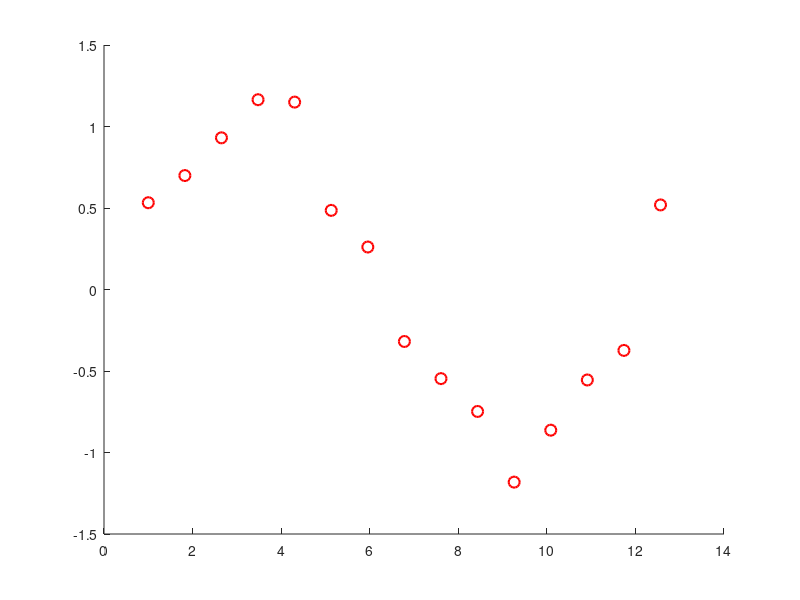

The MATLAB source for this figure: (Note: this script raises an error after producing the figure.)
%start code for project #1: linear regression
%pattern recognition, CSE583/EE552
%Weina Ge, Aug 2008
%Christopher Funk, Jan 2018

addpath export_fig/

%load the data points
load data.mat
npts = 15;
%plot the groud truth curve
figure(1)
clf
hold on;
xx = linspace(1,4*pi,npts);
yy = sin(.5*xx);
err = ones(size(xx))*0.3;
% plot the x and y color the area around the line by err (here the std)
%plot the noisy observations
plot(x,t,'ro','MarkerSize',8,'LineWidth',1.5);

%% Start your curve fitting program here
M=9;
beta = 11.1;
alpha =  1.6905e-07;
lamda = alpha/beta;
wstar = GetWStar(x,t,M,lamda);
adjust = AdjustCoeff(x,wstar);


err1 = ones(size(xx))*(power(1/beta,0.5));
h = shadedErrorBar(xx,y,err1,{'b-','color','b','LineWidth',2},0);

plot(x,adjust,'k','MarkerSize',8,'LineWidth',1.5);

hold off; 
% Make it look good
grid on;
set(gca,'FontWeight','bold','LineWidth',2)
xlabel('x')
ylabel('t')

% Save the image into a decent resolution
export_fig sampleplot -png -transparent -r1npts

